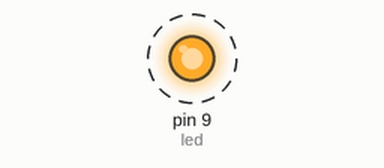
The sketch below on a simulated Arduino Uno, built with avr-gcc and run on an emulated ATmega328P. On the bench: output pins drawn as LEDs (lit = HIGH). Dashed ring = blinking.

Above: at 0.3 s.
Timing chart, 0 to 3.0 s (numbered marks = the images above):
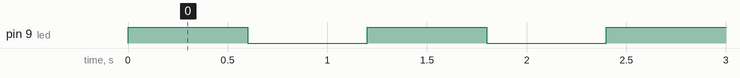

Measured:
- by itself, pin 9 (led): alternates HIGH for 0.60 s and LOW for 0.60 s

The sketch:

blink.ino
```cpp
int led=9;

void setup()
{
  pinMode(led, OUTPUT);

}

void loop()
{
  digitalWrite(led, HIGH);
  delay(600);
  digitalWrite(led,LOW);
  delay(600);
}
```
